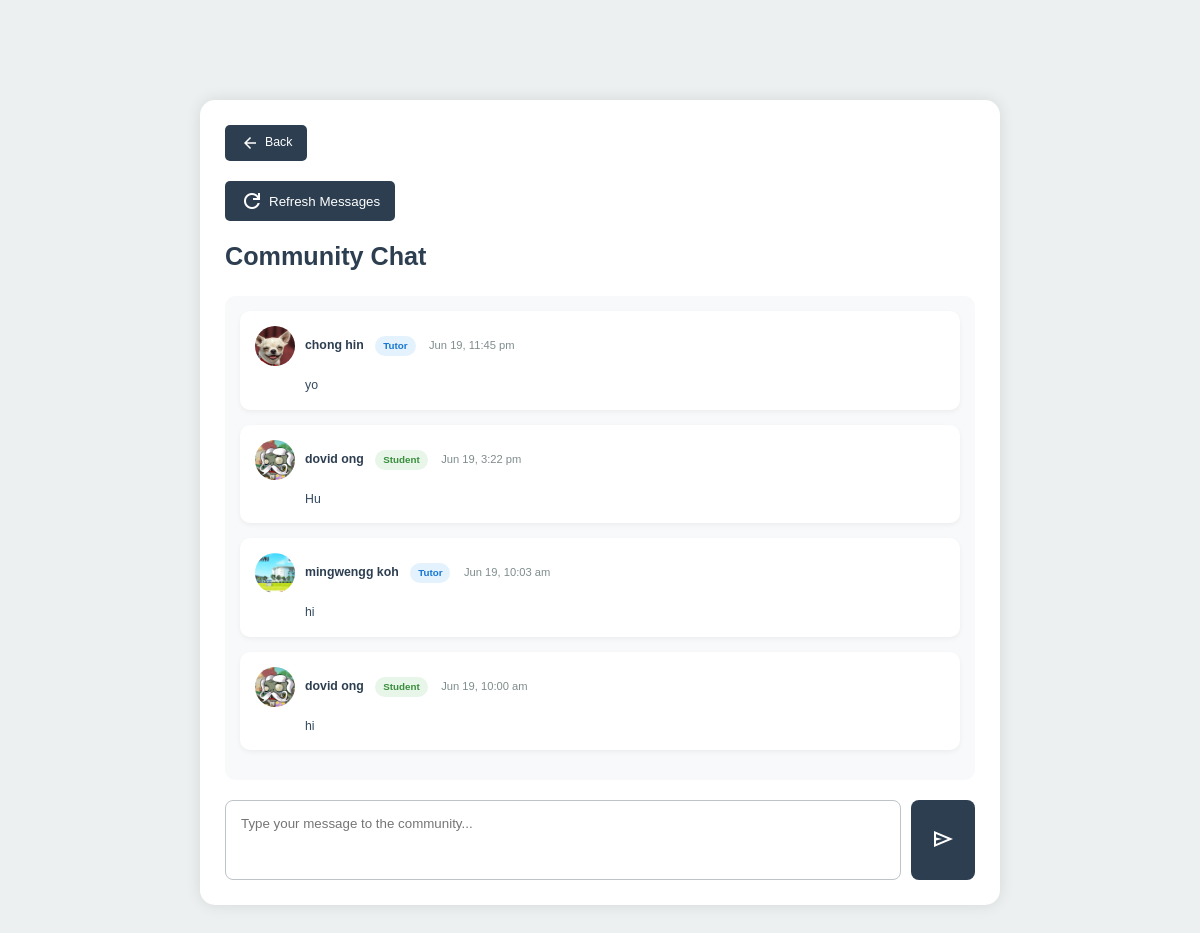
/community_chat.php (signed in), run on the app's committed database.
### tables this page shows
CREATE TABLE `message` (
  `message_id` int(11) NOT NULL,
  `sender_id` int(11) NOT NULL,
  `receiver_id` int(11) DEFAULT NULL,
  `content` text NOT NULL,
  `sent_datetime` datetime NOT NULL DEFAULT current_timestamp(),
  `is_read` tinyint(1) NOT NULL DEFAULT 0,
  `is_community` tinyint(1) DEFAULT 0
);

CREATE TABLE `user` (
  `user_id` int(11) NOT NULL,
  `username` varchar(50) NOT NULL,
  `password` varchar(255) DEFAULT NULL,
  `email` varchar(100) NOT NULL,
  `role` enum('student','tutor','admin') NOT NULL,
  `first_name` varchar(50) NOT NULL,
  `last_name` varchar(50) NOT NULL,
  `phone` varchar(20) DEFAULT NULL,
  `profile_image` varchar(255) DEFAULT NULL,
  `is_active` tinyint(1) DEFAULT 1,
  `created_at` timestamp NOT NULL DEFAULT current_timestamp(),
  `last_login` datetime DEFAULT NULL,
  `reset_token_hash` varchar(64) DEFAULT NULL,
  `reset_token_expires_at` datetime DEFAULT NULL
);

### community_chat.php (the view, shortened to what this page needs)
<?php
require_once "db_connection.php";
$current_user_query = "SELECT user_id, first_name, last_name, profile_image, role FROM user WHERE user_id = ?";
$stmt = $conn->prepare($current_user_query);
$stmt->bind_param("i", $_SESSION['user_id']);
$stmt->execute();
$current_user_result = $stmt->get_result();
$current_user = $current_user_result->fetch_assoc();
$can_post = true;
$messages_query = "SELECT
                    m.message_id,
                    m.content,
                    m.sent_datetime,
                    u.user_id,
                    u.first_name,
                    u.last_name,
                    u.profile_image,
                    u.role
                  FROM message m
                  JOIN user u ON m.sender_id = u.user_id
                  WHERE m.is_community = 1
                  ORDER BY m.sent_datetime DESC
                  LIMIT 50";
$messages_result = $conn->query($messages_query);
$messages = $messages_result ? $messages_result->fetch_all(MYSQLI_ASSOC) : [];
$back_url = match($current_user['role']) {
    'student' => 'student_main_page.php',
    'tutor' => 'tutor_main_page.php',
    default => 'message_list.php'
};
?>
<!DOCTYPE html>
<html>
<head>
    <link rel="stylesheet" href="studentstyle.css">
</head>
<body>
    <?php
    if ($current_user['role'] === 'student') {
        include 'header/stud_head.php';
    } elseif ($current_user['role'] === 'tutor') {
        include 'header/tut_head.php';
    } else {
        include 'header/header.php';
    }
    ?>
    <div class="main-content">
        <div class="chat-container">
            <a href="<?= $back_url ?>" class="back-button">
                <span class="material-symbols-sharp">arrow_back</span>
                Back
            </a>
            <button class="refresh-button" onclick="location.reload()">
                <span class="material-symbols-sharp">refresh</span>
                Refresh Messages
            </button>
            <div class="chat-header">
                <h1 class="chat-title">Community Chat</h1>
            </div>
            <div class="chat-messages" id="messages-container">
                <?php if (!empty($messages)): ?>
                    <?php foreach ($messages as $message): ?>
                        <div class="message">
                            <div class="message-header">
                                <?php if (!empty($message['profile_image'])): ?>
                                    <img src="<?= htmlspecialchars($message['profile_image']) ?>" class="message-avatar" alt="Profile">
                                <?php else: ?>
                                    <div class="message-default-avatar">
                                        <?= substr($message['first_name'], 0, 1) . substr($message['last_name'], 0, 1) ?>
                                    </div>
                                <?php endif; ?>
                                <div class="message-sender-info">
                                    <span class="message-sender">
                                        <?= htmlspecialchars($message['first_name'] . ' ' . $message['last_name']) ?>
                                        <span class="role-badge <?= $message['role'] ?>-badge">
                                            <?= ucfirst($message['role']) ?>
                                        </span>
                                    </span>
                                    <span class="message-time">
                                        <?= date('M j, g:i a', strtotime($message['sent_datetime'])) ?>
                                    </span>
                                </div>
                            </div>
                            <div class="message-content">
                                <?= nl2br(htmlspecialchars($message['content'])) ?>
                            </div>
                        </div>
                    <?php endforeach; ?>
                <?php else: ?>
                    <p>No messages yet. Be the first to post!</p>
                <?php endif; ?>
            </div>
            <?php if ($can_post): ?>
                <form class="chat-form" method="POST" action="community_chat.php">
                    <textarea name="message" placeholder="Type your message to the community..." required></textarea>
                    <button type="submit">
                        <span class="material-symbols-sharp">send</span>
                    </button>
                </form>
            <?php else: ?>
                <div class="error-message">You are currently restricted from posting in the community.</div>
            <?php endif; ?>
        </div>
    </div>
</body>
</html>

### studentstyle.css (style rules this page uses)
* { margin: 0; padding: 0; outline: 0; appearance: none; border: 0; text-decoration: none; list-style: none; box-sizing: border-box; border-radius: 0.4rem; }
html { font-size: 14px; }
body { width: 100vw; height: 100vh; font-family: poppins, sans-serif; font-size: 0.88rem; background: #f6f6f9; user-select: none; overflow-x: hidden; color: #363949; }
a { color: #363949; }
img { display: block; width: 100%; }
h1 { font-weight: 800; font-size: 1.8rem; }

### community_chat.php (style rules this page uses)
:root { --primary: #2B3990; --secondary: #00AEEF; --accent: #C4D600; --light-gray: #f5f7fa; --gray: #e9ecef; --dark-gray: #6c757d; }
* { margin: 0; padding: 0; box-sizing: border-box; font-family: 'Arial', sans-serif; }
body { display: flex; flex-direction: column; min-height: 100vh; background-color: var(--light-gray); padding-top: 0; }
.main-content { flex: 1; padding: 30px; margin-top: 70px; }
.chat-container { max-width: 800px; margin: 0 auto; background: white; border-radius: 15px; padding: 25px; box-shadow: 0 0 15px rgba(0,0,0,0.1); }
.chat-header { display: flex; align-items: center; margin-bottom: 20px; }
.chat-title { font-size: 1.8rem; color: var(--primary); }
.chat-messages { max-height: 500px; overflow-y: auto; margin-bottom: 20px; padding: 15px; background: var(--light-gray); border-radius: 10px; }
.message { margin-bottom: 15px; padding: 15px; background: white; border-radius: 10px; box-shadow: 0 2px 5px rgba(0,0,0,0.05); }
.message-header { display: flex; align-items: center; margin-bottom: 10px; }
.message-avatar { width: 40px; height: 40px; border-radius: 50%; object-fit: cover; margin-right: 10px; }
.message-sender-info { flex-grow: 1; }
.message-sender { font-weight: 600; color: var(--primary); }
.message-time { color: var(--dark-gray); font-size: 0.8rem; margin-left: 10px; }
.message-content { line-height: 1.5; margin-left: 50px; }
.chat-form { display: flex; margin-top: 20px; }
.chat-form textarea { flex: 1; padding: 15px; border: 1px solid var(--gray); border-radius: 8px; resize: none; min-height: 80px; }
.chat-form button { margin-left: 10px; padding: 0 20px; background: var(--primary); color: white; border: none; border-radius: 8px; cursor: pointer; transition: background 0.3s; }
.role-badge { display: inline-block; padding: 2px 8px; border-radius: 15px; font-size: 0.7rem; font-weight: 600; margin-left: 8px; }
.tutor-badge { background-color: #e3f2fd; color: #1976d2; }
.student-badge { background-color: #e8f5e9; color: #388e3c; }
.back-button { display: inline-flex; align-items: center; margin-bottom: 20px; padding: 8px 15px; background-color: var(--primary); color: white; border-radius: 5px; text-decoration: none; transition: all 0.3s ease; }
.back-button .material-symbols-sharp { margin-right: 5px; font-size: 20px; }
.refresh-button { background-color: var(--primary); color: white; border: none; padding: 8px 15px; border-radius: 5px; cursor: pointer; margin-bottom: 15px; display: flex; align-items: center; gap: 5px; }

### header/stud_head.php (style rules this page uses)
:root { --primary: #2c3e50; --secondary: #3498db; --success: #27ae60; --danger: #e74c3c; --warning: #f39c12; --light: #ecf0f1; --dark: #34495e; --gray: #bdc3c7; --light-gray: #f8f9fa; --dark-gray: #7f8c8d; --yellow-hover: #FFD700; }
* { margin: 0; padding: 0; box-sizing: border-box; }
body { font-family: 'Inter', 'Segoe UI', Tahoma, Geneva, Verdana, sans-serif; background-color: var(--light); color: var(--dark); line-height: 1.6; }

### data on the page
message: user.profile_image (picture), user.first_name+last_name "chong hin", user.role "Tutor", sent_datetime "Jun 19, 11:45 pm", content "yo"
message: user.profile_image (picture), user.first_name+last_name "dovid ong", user.role "Student", sent_datetime "Jun 19, 3:22 pm", content "Hu"
message: user.profile_image (picture), user.first_name+last_name "mingwengg koh", user.role "Tutor", sent_datetime "Jun 19, 10:03 am", content "hi"
message: user.profile_image (picture), user.first_name+last_name "dovid ong", user.role "Student", sent_datetime "Jun 19, 10:00 am", content "hi"
